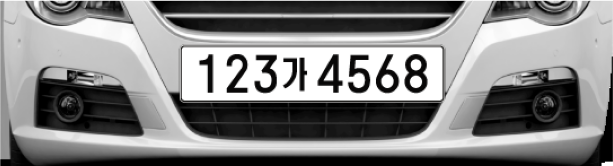
#> input picture CAMERA_TEST/car2.PNG, 613 x 166 px, found by its file name
$ jupyter execute --allow-errors carnumberdetect.ipynb
#> lines starting #> are read from the running program, lines starting #| are printed output that depends on the picture; after the words box and inside, x2 and y2 are one past the last pixel; in counts of white or black regions, pixels touching at a corner belong together
[cell 1]
import cv2
import numpy as np
import matplotlib.pyplot as plt
import pytesseract

# 이미지 불러오기
plt.style.use('dark_background')
img_ori = cv2.imread('car2.png')
#> img_ori is the input picture: shape (166, 613, 3); mean B, G, R 131.6, 131.7, 131.7

height, width, channel = img_ori.shape
#> height = 166; width = 613; channel = 3

# 전처리
gray = cv2.cvtColor(img_ori, cv2.COLOR_BGR2GRAY)

img_blurred = cv2.GaussianBlur(gray, ksize=(5, 5), sigmaX=0)
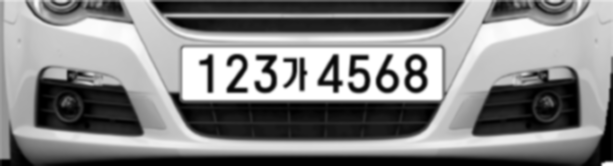
#> img_blurred: shape (166, 613); min 0, max 255, mean 131.4

img_blur_thresh = cv2.adaptiveThreshold(
    img_blurred,
    maxValue=255.0,
    adaptiveMethod=cv2.ADAPTIVE_THRESH_GAUSSIAN_C,
    thresholdType=cv2.THRESH_BINARY_INV,
    blockSize=19,
    C=9
)
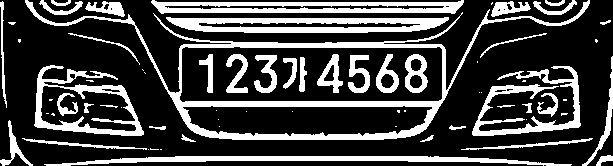
#> img_blur_thresh: shape (166, 613); 26.1% white; 69 white regions (29 under 20 px), largest, box (x1, y1, x2, y2) and area: (25, 0, 590, 140) 6791, (166, 17, 449, 33) 3015, (151, 0, 464, 14) 2748

img_thresh = cv2.adaptiveThreshold(
    gray,
    maxValue=255.0,
    adaptiveMethod=cv2.ADAPTIVE_THRESH_GAUSSIAN_C,
    thresholdType=cv2.THRESH_BINARY_INV,
    blockSize=19,
    C=9
)
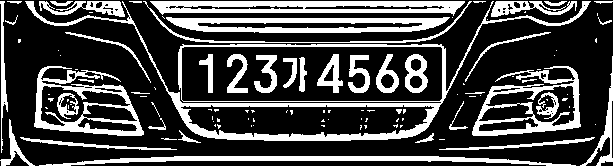
#> img_thresh: shape (166, 613); 27.3% white; 110 white regions (66 under 20 px)

contours, _ = cv2.findContours(
    img_blur_thresh,
    mode=cv2.RETR_LIST,
    method=cv2.CHAIN_APPROX_SIMPLE
)
#> contours = 88 contours, 37 with area under 20; largest, box (x1, y1, x2, y2) and area: (25, 0, 590, 140) 25724, (179, 46, 443, 103) 14112, (182, 105, 433, 137) 6268, (34, 65, 144, 136) 4848, (166, 17, 449, 33) 3478

temp_result = np.zeros((height, width, channel), dtype=np.uint8)

#> (the rest of this cell did not finish here and is left out)

$ run again, with CAMERA_TEST/0009.jpg saved as CAMERA_TEST/car2.PNG
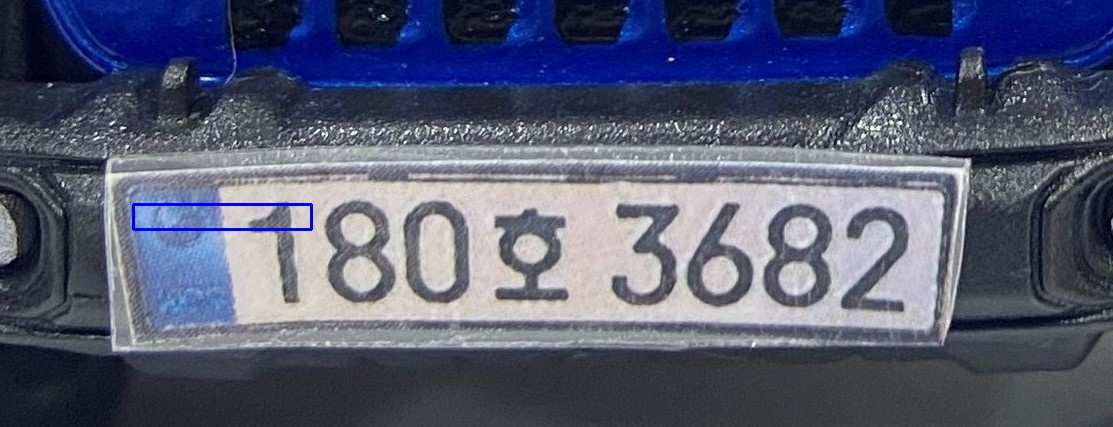
#> input picture CAMERA_TEST/0009.jpg, 1113 x 427 px, found by its file name
#> img_ori is the input picture: shape (427, 1113, 3); mean B, G, R 113.5, 90.3, 85.6
#> `img_blur_thresh = cv2.adaptiveThreshold( img_blurred, maxValue=255.0, ..`:
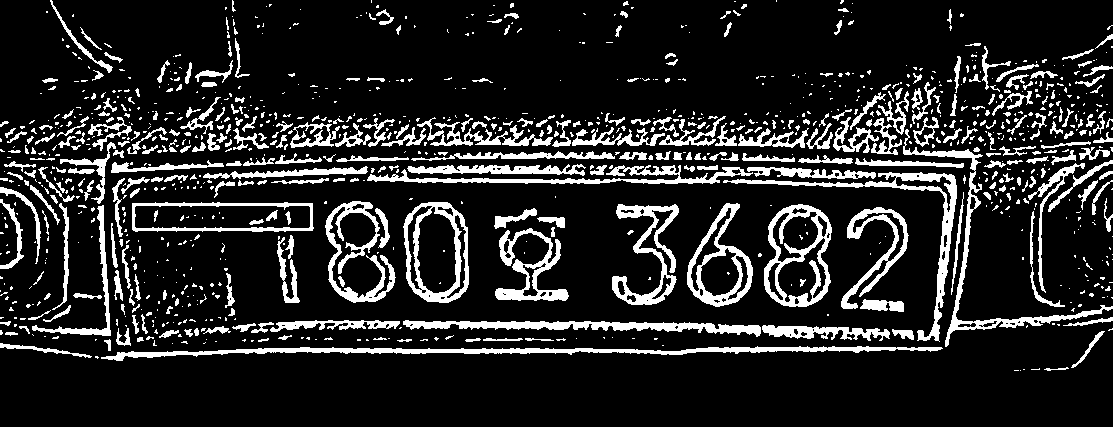
#> img_blur_thresh: shape (427, 1113); 14.8% white; 1085 white regions (746 under 20 px), largest, box (x1, y1, x2, y2) and area: (101, 346, 943, 361) 3691, (723, 172, 957, 342) 2695, (403, 320, 761, 337) 2510
#> `img_thresh = cv2.adaptiveThreshold( gray, maxValue=255.0, adaptiveMeth..`:
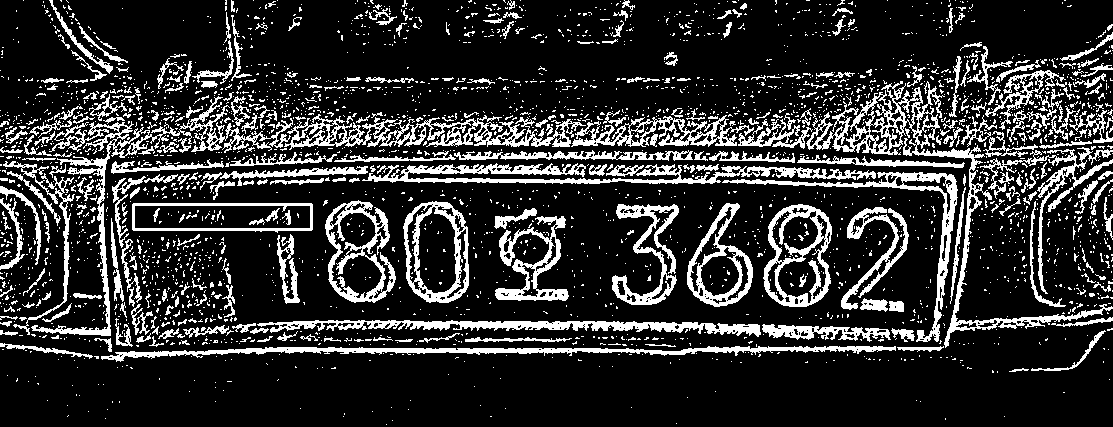
#> img_thresh: shape (427, 1113); 18.8% white; 2956 white regions (2628 under 20 px)
#> contours = 1194 contours, 923 with area under 20; largest, box (x1, y1, x2, y2) and area: (403, 202, 469, 303) 5505, (764, 204, 832, 307) 5465, (132, 202, 314, 232) 4904, (134, 205, 311, 229) 3974, (687, 203, 753, 307) 3820
